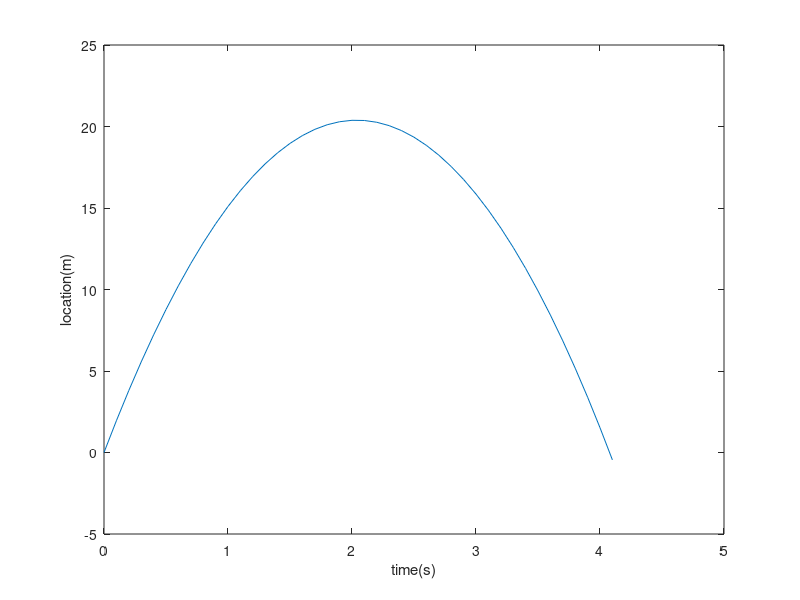

The MATLAB script that drew this image:
v0=20;
g=9.81;
y=0;
t=0;
time=0;
location=0;
while (y>=0)
    disp(['As t= ',num2str(t),'location= ',num2str(y)]);
    t=t+0.1;
    y=v0*t-g*t*t/2;
    time=[time;t];
    location=[location;y];
end
plot(time,location)
xlabel('time(s)');
ylabel('location(m)');

    